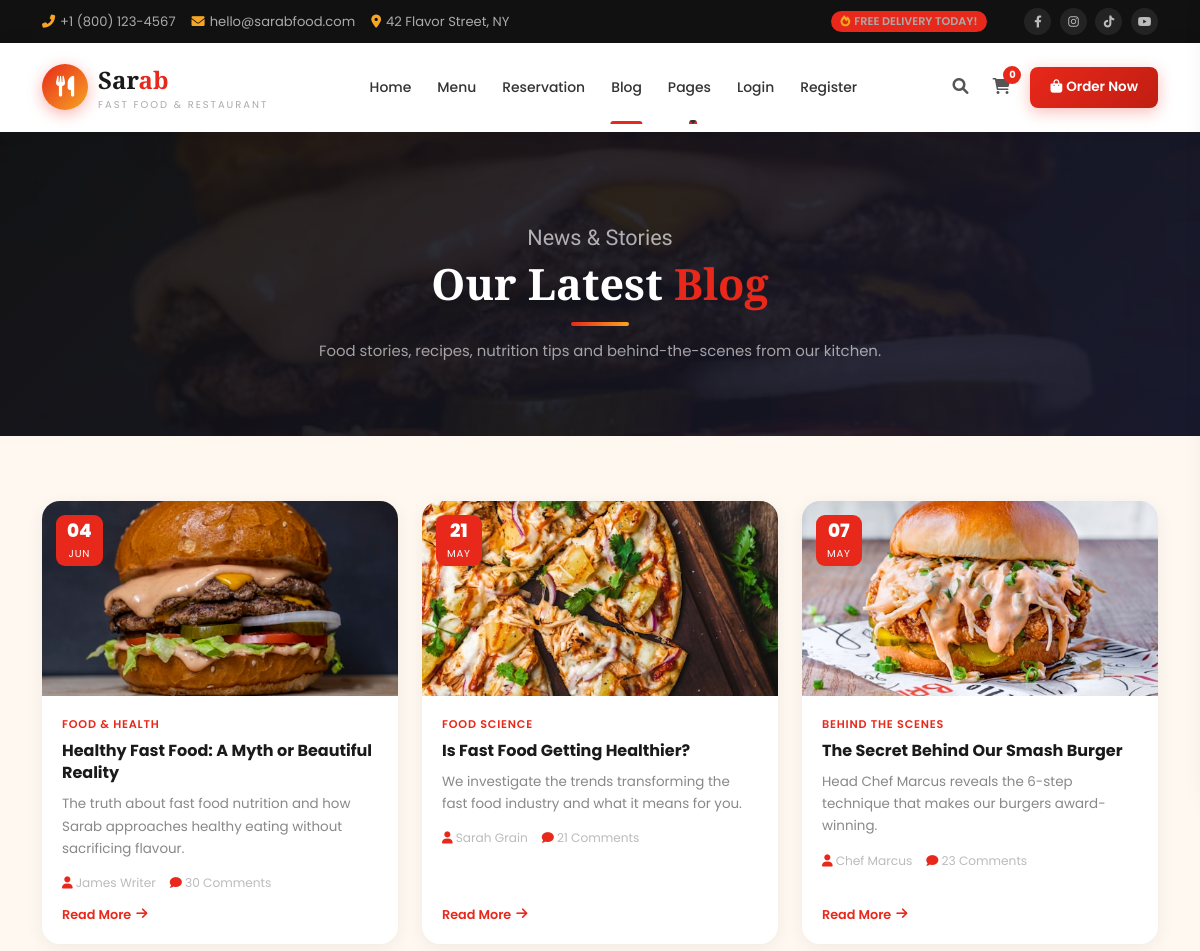
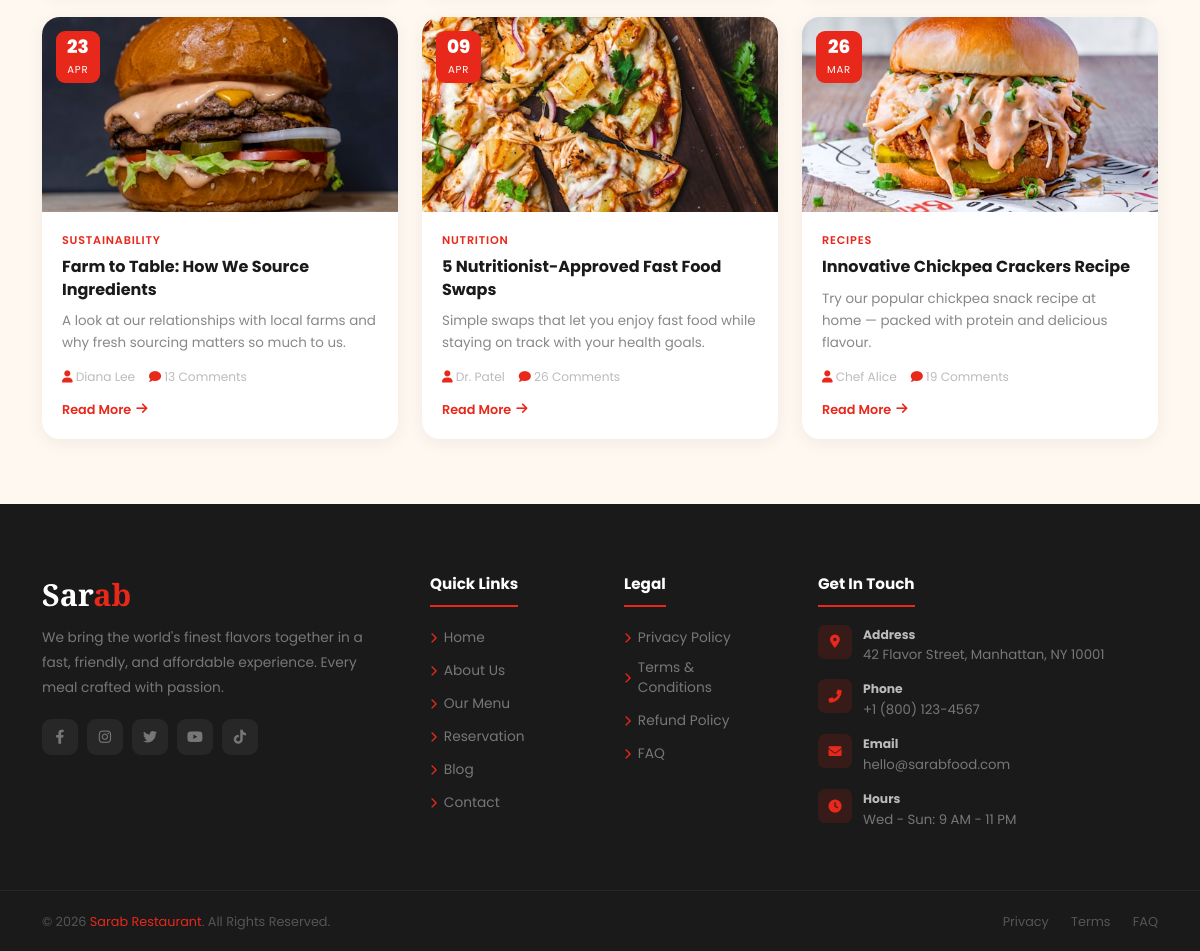
Screenshot of /pages/blog/ with the database file from the repository (2 pictures, top to bottom).
### cms_pages/models.py (models this page shows, shortened)
class BlogPost(models.Model):
    title = models.CharField(max_length=200)
    slug = models.SlugField(unique=True)
    author = models.CharField(max_length=100)
    category = models.CharField(max_length=100, default='Food & Health')
    image = models.ImageField(upload_to='blog/', blank=True, null=True)
    excerpt = models.TextField(max_length=300)
    content = models.TextField()
    comment_count = models.PositiveIntegerField(default=0)
    is_published = models.BooleanField(default=True)
    published_at = models.DateField(null=True, blank=True)
    created_at = models.DateTimeField(auto_now_add=True)
    class Meta:
        ordering = ['-published_at']

### cms_pages/views.py (the view)
# urls.py: path('blog/', views.blog_list, name='blog_list'),
def blog_list(request):
    posts = BlogPost.objects.filter(is_published=True)
    return render(request, 'cms_pages/blog_list.html', {'posts': posts})

### cart/cart.py (called while the page is built)
    def __len__(self):
        return sum(item['quantity'] for item in self.cart.values())

    def get_subtotal(self):
        return sum(Decimal(item['price']) * item['quantity'] for item in self.cart.values())

    def get_tax(self):
        return (self.get_subtotal() * TAX_RATE).quantize(Decimal('0.01'))

    def get_delivery_fee(self):
        if self.get_subtotal() >= FREE_DELIVERY_THRESHOLD:
            return Decimal('0.00')
        return DELIVERY_FEE

    def get_total(self):
        return self.get_subtotal() + self.get_tax() + self.get_delivery_fee()

    def get_item_count(self):
        return len(self)

### cart/context_processors.py (called while the page is built)
def cart_processor(request):
    cart = Cart(request)
    return {
        'cart': cart,
        'cart_count': cart.get_item_count(),
        'cart_total': cart.get_total(),
        'tax_rate_percent': (TAX_RATE * 100).quantize(Decimal('1')) if (TAX_RATE * 100) == (TAX_RATE * 100).to_integral_value() else (TAX_RATE * 100).normalize(),
    }

### menu/context_processors.py (called while the page is built)
def categories_processor(request):
    return {'all_categories': Category.objects.filter(is_active=True)}

### templates/cms_pages/blog_list.html (shortened to what this page needs)
{% extends "base/base.html" %}
{% load static %}
{% block nav_blog %}active{% endblock %}
{% block content %}
<div class="page-banner">
  <div class="container">
    <span class="slbl">News &amp; Stories</span>
    <h1 class="stitle">Our Latest <span>Blog</span></h1>
    <div class="sline" style="margin:12px auto;"></div>
    <p class="sdesc">Food stories, recipes, nutrition tips and behind-the-scenes from our kitchen.</p>
  </div>
</div>
<section style="padding:65px 0;background:var(--cream);">
  <div class="container">
    {% if posts %}
    <div class="row g-4">
      {% for post in posts %}
      <div class="col-md-6 col-lg-4" data-aos="fade-up" data-aos-delay="{{ forloop.counter0 }}0">
        <div class="blcard">
          <div class="blimg">
            {% if post.image %}<img src="{{ post.image.url }}" alt="{{ post.title }}"/>
            {% else %}<img src="{% static 'img/blog/' %}{% cycle '1' '2' '3' %}.jpg" alt="{{ post.title }}" onerror="this.src='{% static 'img/about1.jpg' %}'"/>{% endif %}
            {% if post.published_at %}<div class="bldatebdg"><span class="bd">{{ post.published_at|date:"d" }}</span><span class="bm">{{ post.published_at|date:"M" }}</span></div>{% endif %}
          </div>
          <div class="blbody">
            <div class="bltag">{{ post.category }}</div>
            <div class="bltit"><a href="{% url 'blog_detail' post.slug %}">{{ post.title }}</a></div>
            <p style="color:#888;font-size:.84rem;line-height:1.65;margin-bottom:14px;">{{ post.excerpt|truncatewords:20 }}</p>
            <div class="blmeta">
              <span><i class="fas fa-user"></i>{{ post.author }}</span>
              <span><i class="fas fa-comment"></i>{{ post.comment_count }} Comments</span>
            </div>
            <a href="{% url 'blog_detail' post.slug %}" class="blmore">Read More <i class="fas fa-arrow-right"></i></a>
          </div>
        </div>
      </div>
      {% endfor %}
    </div>
    {% endif %}
  </div>
</section>
{% endblock %}

### templates/base/base.html (shortened to what this page needs)
{% load static %}
<!DOCTYPE html>
<html lang="en">
<head>
  <link href="{% static 'css/bootstrap.min.css' %}" rel="stylesheet"/>
  <link href="{% static 'css/aos.css' %}" rel="stylesheet"/>
  <link href="{% static 'css/swiper-bundle.min.css' %}" rel="stylesheet"/>
  <link rel="stylesheet" href="{% static 'css/all.min.css' %}"/>
  <link rel="stylesheet" href="{% static 'css/magnific-popup.css' %}"/>
  <link rel="stylesheet" href="{% static 'css/style.css' %}"/>
  <link rel="stylesheet" href="{% static 'css/sarab-extra.css' %}"/>
</head>
<body>
<div id="topbar">
  <div class="container">
    <div class="d-flex justify-content-between align-items-center flex-wrap gap-2">
      <div class="top-contact d-flex flex-wrap">
        <span><i class="fas fa-phone-alt"></i>+1 (800) 123-4567</span>
        <span><i class="fas fa-envelope"></i>hello@sarabfood.com</span>
        <span><i class="fas fa-map-marker-alt"></i>42 Flavor Street, NY</span>
      </div>
      <div class="d-flex align-items-center gap-3">
        <span class="ttag"><i class="fas fa-fire me-1"></i>Free Delivery Today!</span>
        <div class="tsoc">
          <a href="#"><i class="fab fa-facebook-f"></i></a>
          <a href="#"><i class="fab fa-instagram"></i></a>
          <a href="#"><i class="fab fa-tiktok"></i></a>
          <a href="#"><i class="fab fa-youtube"></i></a>
        </div>
      </div>
    </div>
  </div>
</div>
<nav class="navbar navbar-expand-lg" id="nav">
  <div class="container">
    <a class="navbar-brand" href="{% url 'home' %}">
      <div class="blogo">
        <div class="bico"><i class="fas fa-utensils"></i></div>
        <div>
          <div class="bname">Sar<span>ab</span></div>
          <div class="bsub">Fast Food &amp; Restaurant</div>
        </div>
      </div>
    </a>
    <div class="collapse navbar-collapse" id="navmenu">
      <ul class="navbar-nav mx-auto">
        <li class="nav-item"><a class="nav-link {% block nav_home %}{% endblock %}" href="{% url 'home' %}">Home</a></li>
        <li class="nav-item"><a class="nav-link {% block nav_menu %}{% endblock %}" href="{% url 'full_menu' %}">Menu</a></li>
        <li class="nav-item"><a class="nav-link {% block nav_reservation %}{% endblock %}" href="{% url 'make_reservation' %}">Reservation</a></li>
        <li class="nav-item"><a class="nav-link {% block nav_blog %}{% endblock %}" href="{% url 'blog_list' %}">Blog</a></li>
        <li class="nav-item dropdown">
          <a class="nav-link dropdown-toggle" href="#" data-bs-toggle="dropdown">Pages</a>
        </li>
        {% if user.is_authenticated %}
        <li class="nav-item dropdown">
          <a class="nav-link dropdown-toggle" href="#" data-bs-toggle="dropdown">
            <i class="fas fa-user-circle me-1" style="color:var(--primary);"></i>{{ user.first_name|default:user.email|truncatechars:14 }}
          </a>
          <ul class="dropdown-menu" style="border:none;box-shadow:0 10px 40px rgba(0,0,0,.12);border-radius:14px;padding:8px;min-width:200px;">
            <li><a class="dropdown-item" style="border-radius:8px;padding:9px 16px;font-size:.86rem;" href="{% url 'profile' %}"><i class="fas fa-user me-2" style="color:var(--primary);"></i>Profile</a></li>
            <li><a class="dropdown-item" style="border-radius:8px;padding:9px 16px;font-size:.86rem;" href="{% url 'order_history' %}"><i class="fas fa-receipt me-2" style="color:var(--primary);"></i>My Orders</a></li>
            <li><a class="dropdown-item" style="border-radius:8px;padding:9px 16px;font-size:.86rem;" href="{% url 'reservation_history' %}"><i class="fas fa-calendar me-2" style="color:var(--primary);"></i>Reservations</a></li>
            <li><a class="dropdown-item" style="border-radius:8px;padding:9px 16px;font-size:.86rem;" href="{% url 'wishlist' %}"><i class="fas fa-heart me-2" style="color:var(--primary);"></i>Wishlist</a></li>
            <li><a class="dropdown-item" style="border-radius:8px;padding:9px 16px;font-size:.86rem;" href="{% url 'addresses' %}"><i class="fas fa-map-marker me-2" style="color:var(--primary);"></i>Addresses</a></li>
            <li><hr class="dropdown-divider" style="margin:4px 8px;"></li>
            {% if user.is_staff or user.is_superuser %}
            <li><a class="dropdown-item" style="border-radius:8px;padding:9px 16px;font-size:.86rem;" href="/admin/"><i class="fas fa-cog me-2" style="color:var(--primary);"></i>Admin Panel</a></li>
            {% endif %}
            <li><a class="dropdown-item" style="border-radius:8px;padding:9px 16px;font-size:.86rem;color:var(--primary)!important;" href="{% url 'logout' %}"><i class="fas fa-sign-out-alt me-2"></i>Logout</a></li>
          </ul>
        </li>
        {% else %}
        <li class="nav-item"><a class="nav-link" href="{% url 'login' %}">Login</a></li>
        <li class="nav-item"><a class="nav-link" href="{% url 'register' %}">Register</a></li>
        {% endif %}
      </ul>
      <div class="d-flex align-items-center gap-1">
        <button id="navSearchBtn" title="Search"><i class="fas fa-search"></i></button>
        <button id="cartBtn" style="background:none;border:none;cursor:pointer;position:relative;padding:8px 10px;color:#555;font-size:1rem;border-radius:8px;transition:.3s;">
          <i class="fas fa-shopping-cart"></i>
          <span id="cartBadge" style="position:absolute;top:-1px;right:-1px;background:var(--primary);color:#fff;border-radius:50%;width:18px;height:18px;font-size:.62rem;display:flex;align-items:center;justify-content:center;font-weight:700;">{{ cart_count }}</span>
        </button>
        <a href="{% url 'full_menu' %}" class="nav-link nav-cta"><i class="fas fa-shopping-bag me-1"></i>Order Now</a>
      </div>
    </div>
  </div>
</nav>
{% block content %}{% endblock %}
<footer>
  <div class="container">
    <div class="row g-5">
      <div class="col-lg-4">
        <div class="fnm">Sar<span>ab</span></div>
        <p class="fdesc">We bring the world's finest flavors together in a fast, friendly, and affordable experience. Every meal crafted with passion.</p>
        <div class="fsoc">
          <a href="#"><i class="fab fa-facebook-f"></i></a>
          <a href="#"><i class="fab fa-instagram"></i></a>
          <a href="#"><i class="fab fa-twitter"></i></a>
          <a href="#"><i class="fab fa-youtube"></i></a>
          <a href="#"><i class="fab fa-tiktok"></i></a>
        </div>
      </div>
      <div class="col-sm-6 col-lg-2">
        <div class="ftit">Quick Links</div>
        <ul class="flinks ps-0">
          <li><a href="{% url 'home' %}"><i class="fas fa-chevron-right"></i>Home</a></li>
          <li><a href="{% url 'about' %}"><i class="fas fa-chevron-right"></i>About Us</a></li>
          <li><a href="{% url 'full_menu' %}"><i class="fas fa-chevron-right"></i>Our Menu</a></li>
          <li><a href="{% url 'make_reservation' %}"><i class="fas fa-chevron-right"></i>Reservation</a></li>
          <li><a href="{% url 'blog_list' %}"><i class="fas fa-chevron-right"></i>Blog</a></li>
          <li><a href="{% url 'contact' %}"><i class="fas fa-chevron-right"></i>Contact</a></li>
        </ul>
      </div>
      <div class="col-sm-6 col-lg-2">
        <div class="ftit">Legal</div>
        <ul class="flinks ps-0">
          <li><a href="{% url 'privacy_policy' %}"><i class="fas fa-chevron-right"></i>Privacy Policy</a></li>
          <li><a href="{% url 'terms' %}"><i class="fas fa-chevron-right"></i>Terms &amp; Conditions</a></li>
          <li><a href="{% url 'refund_policy' %}"><i class="fas fa-chevron-right"></i>Refund Policy</a></li>
          <li><a href="{% url 'faq' %}"><i class="fas fa-chevron-right"></i>FAQ</a></li>
        </ul>
      </div>
      <div class="col-lg-4">
        <div class="ftit">Get In Touch</div>
        <div class="fci"><div class="fciico"><i class="fas fa-map-marker-alt"></i></div><div class="fciinfo"><strong>Address</strong>42 Flavor Street, Manhattan, NY 10001</div></div>
        <div class="fci"><div class="fciico"><i class="fas fa-phone-alt"></i></div><div class="fciinfo"><strong>Phone</strong>+1 (800) 123-4567</div></div>
        <div class="fci"><div class="fciico"><i class="fas fa-envelope"></i></div><div class="fciinfo"><strong>Email</strong>hello@sarabfood.com</div></div>
        <div class="fci"><div class="fciico"><i class="fas fa-clock"></i></div><div class="fciinfo"><strong>Hours</strong>Wed - Sun: 9 AM - 11 PM</div></div>
      </div>
    </div>
  </div>
  <div class="fbot">
    <div class="container">
      <div class="d-flex justify-content-between align-items-center flex-wrap gap-2">
        <p>&copy; 2026 <span>Sarab Restaurant</span>. All Rights Reserved.</p>
        <div>
          <a href="{% url 'privacy_policy' %}">Privacy</a>
          <a href="{% url 'terms' %}">Terms</a>
          <a href="{% url 'faq' %}">FAQ</a>
        </div>
      </div>
    </div>
  </div>
</footer>
</body>
</html>

### static/css/sarab-extra.css (style rules this page uses)
.page-banner { background: linear-gradient(135deg, #111 0%, #1a1a2e 100%); padding: 90px 0 55px; text-align: center; position: relative; overflow: hidden; margin-top: 0; }
.page-banner::before { content: ''; position: absolute; inset: 0; background: url('/static/img/banner-img.jpg') center/cover no-repeat; opacity: .1; }
.page-banner .container { position: relative; z-index: 2; }
.page-banner .stitle { color: #fff; margin-bottom: 8px; }
.page-banner .slbl { color: rgba(255,255,255,.65); }
.page-banner .sdesc { color: rgba(255,255,255,.6); margin-top: 8px; }
.page-banner + section { border-top: none; }
.blcard { height: 100%; display: flex; flex-direction: column; }
.blbody { flex: 1; display: flex; flex-direction: column; }
.blmore { margin-top: auto; }

### rows the page displays
BlogPost: published_at "04", published_at "JUN", category "FOOD & HEALTH", title "Healthy Fast Food: A Myth or Beautiful Reality", excerpt "The truth about fast food nutrition and how Sarab approaches healthy eating without sacrificing flavour.", author "James Writer", comment_count "30"
BlogPost: published_at "21", published_at "MAY", category "FOOD SCIENCE", title "Is Fast Food Getting Healthier?", excerpt "We investigate the trends transforming the fast food industry and what it means for you.", author "Sarah Grain", comment_count "21"
BlogPost: published_at "07", published_at "MAY", category "BEHIND THE SCENES", title "The Secret Behind Our Smash Burger", excerpt "Head Chef Marcus reveals the 6-step technique that makes our burgers award-winning.", author "Chef Marcus", comment_count "23"
BlogPost: published_at "23", published_at "APR", category "SUSTAINABILITY", title "Farm to Table: How We Source Ingredients", excerpt "A look at our relationships with local farms and why fresh sourcing matters so much to us.", author "Diana Lee", comment_count "13"
BlogPost: published_at "09", published_at "APR", category "NUTRITION", title "5 Nutritionist-Approved Fast Food Swaps", excerpt "Simple swaps that let you enjoy fast food while staying on track with your health goals.", author "Dr. Patel", comment_count "26"
BlogPost: published_at "26", published_at "MAR", category "RECIPES", title "Innovative Chickpea Crackers Recipe", excerpt "Try our popular chickpea snack recipe at home — packed with protein and delicious flavour.", author "Chef Alice", comment_count "19"

### other values shown
{{ cart_count }} "0"
